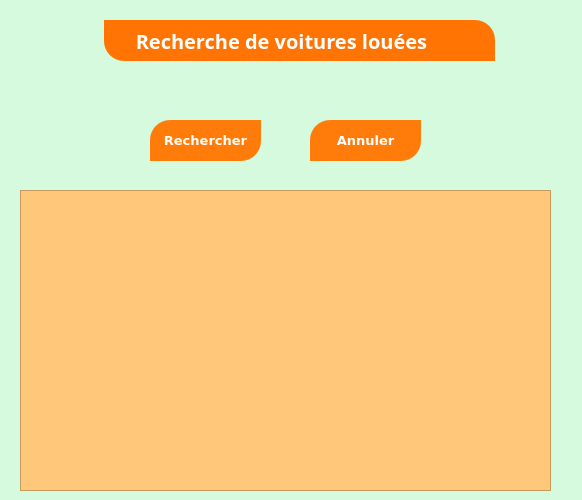
<?xml version="1.0" encoding="UTF-8"?>
<ui version="4.0">
 <class>Form</class>
 <widget class="QWidget" name="Form">
  <property name="geometry">
   <rect>
    <x>0</x>
    <y>0</y>
    <width>582</width>
    <height>500</height>
   </rect>
  </property>
  <property name="windowTitle">
   <string>Form</string>
  </property>
  <property name="styleSheet">
   <string notr="true">background-color: rgb(214, 250, 222);</string>
  </property>
  <widget class="QLabel" name="label">
   <property name="geometry">
    <rect>
     <x>104</x>
     <y>20</y>
     <width>391</width>
     <height>41</height>
    </rect>
   </property>
   <property name="font">
    <font>
     <family>Montserrat</family>
     <pointsize>15</pointsize>
     <weight>75</weight>
     <bold>true</bold>
    </font>
   </property>
   <property name="styleSheet">
    <string notr="true">color:white;
background-color: rgb(255, 116, 3);
text-align:center;
padding:5px;
border-top-right-radius: 20px;
border-bottom-left-radius: 20px;</string>
   </property>
   <property name="text">
    <string>    Recherche de voitures louées</string>
   </property>
  </widget>
  <widget class="QPushButton" name="pushButton">
   <property name="geometry">
    <rect>
     <x>150</x>
     <y>120</y>
     <width>111</width>
     <height>41</height>
    </rect>
   </property>
   <property name="font">
    <font>
     <family>Verdana</family>
     <pointsize>10</pointsize>
     <weight>75</weight>
     <bold>true</bold>
    </font>
   </property>
   <property name="styleSheet">
    <string notr="true">
color:white;
background-color: rgb(255, 124, 10);

padding:5px;
border-top-left-radius: 20px;
border-bottom-right-radius: 20px;</string>
   </property>
   <property name="text">
    <string>Rechercher</string>
   </property>
  </widget>
  <widget class="QPushButton" name="pushButton_2">
   <property name="geometry">
    <rect>
     <x>310</x>
     <y>120</y>
     <width>111</width>
     <height>41</height>
    </rect>
   </property>
   <property name="font">
    <font>
     <family>Verdana</family>
     <pointsize>10</pointsize>
     <weight>75</weight>
     <bold>true</bold>
    </font>
   </property>
   <property name="styleSheet">
    <string notr="true">
color:white;
background-color: rgb(255, 124, 10);

padding:5px;
border-top-left-radius: 20px;
border-bottom-right-radius: 20px;</string>
   </property>
   <property name="text">
    <string>Annuler</string>
   </property>
  </widget>
  <widget class="QLabel" name="label_4">
   <property name="geometry">
    <rect>
     <x>480</x>
     <y>70</y>
     <width>71</width>
     <height>61</height>
    </rect>
   </property>
   <property name="styleSheet">
    <string notr="true">image: url(:/newPrefix/reche.jpg);</string>
   </property>
   <property name="text">
    <string/>
   </property>
  </widget>
  <widget class="QTextEdit" name="textEdit">
   <property name="geometry">
    <rect>
     <x>20</x>
     <y>190</y>
     <width>531</width>
     <height>301</height>
    </rect>
   </property>
   <property name="styleSheet">
    <string notr="true">background-color: rgb(255, 199, 121);</string>
   </property>
  </widget>
 </widget>
 <resources>
  <include location="nnn.qrc"/>
 </resources>
 <connections/>
</ui>
